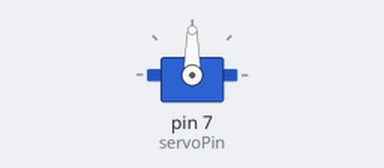
Recording of a sketch running on a simulated Arduino Uno, built with avr-gcc and run on an emulated ATmega328P. Shown: servo.

Above: at 5.1 s.
At 15.1 s:
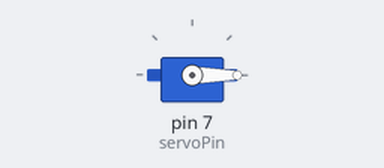
Timing chart, 0 to 16.6 s (numbered marks = the images above):
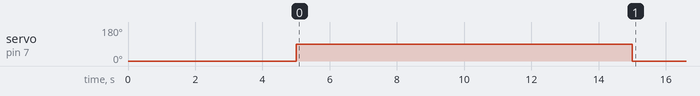

Measured:
- by itself, servo on pin 7 (servoPin): 0° → 90° at 5.0 s, → 0° 10.0 s later

The sketch:

main.ino
```cpp
//CREATIVE EXPERTZ
#include <Servo.h>   //servo library
Servo servo;

int servoPin = 7;

void setup() {
    servo.attach(servoPin);
    servo.write(0);
    delay(5000);
    servo.detach();
}

void loop() {

 servo.attach(servoPin);
  delay(1);
 servo.write(90);
 delay(10000);
 servo.write(0);
 delay(500000);
 servo.detach();
}
```
